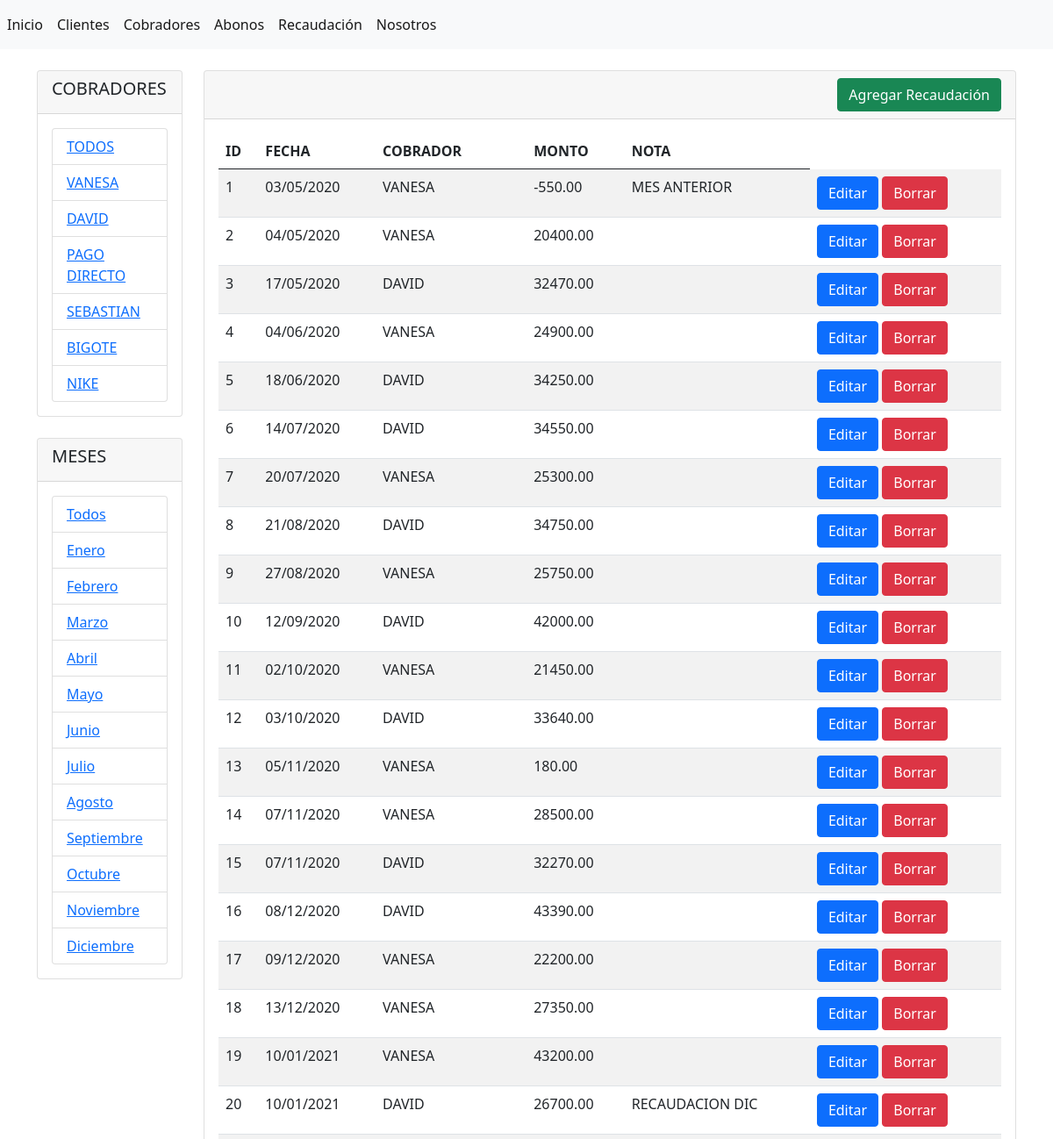
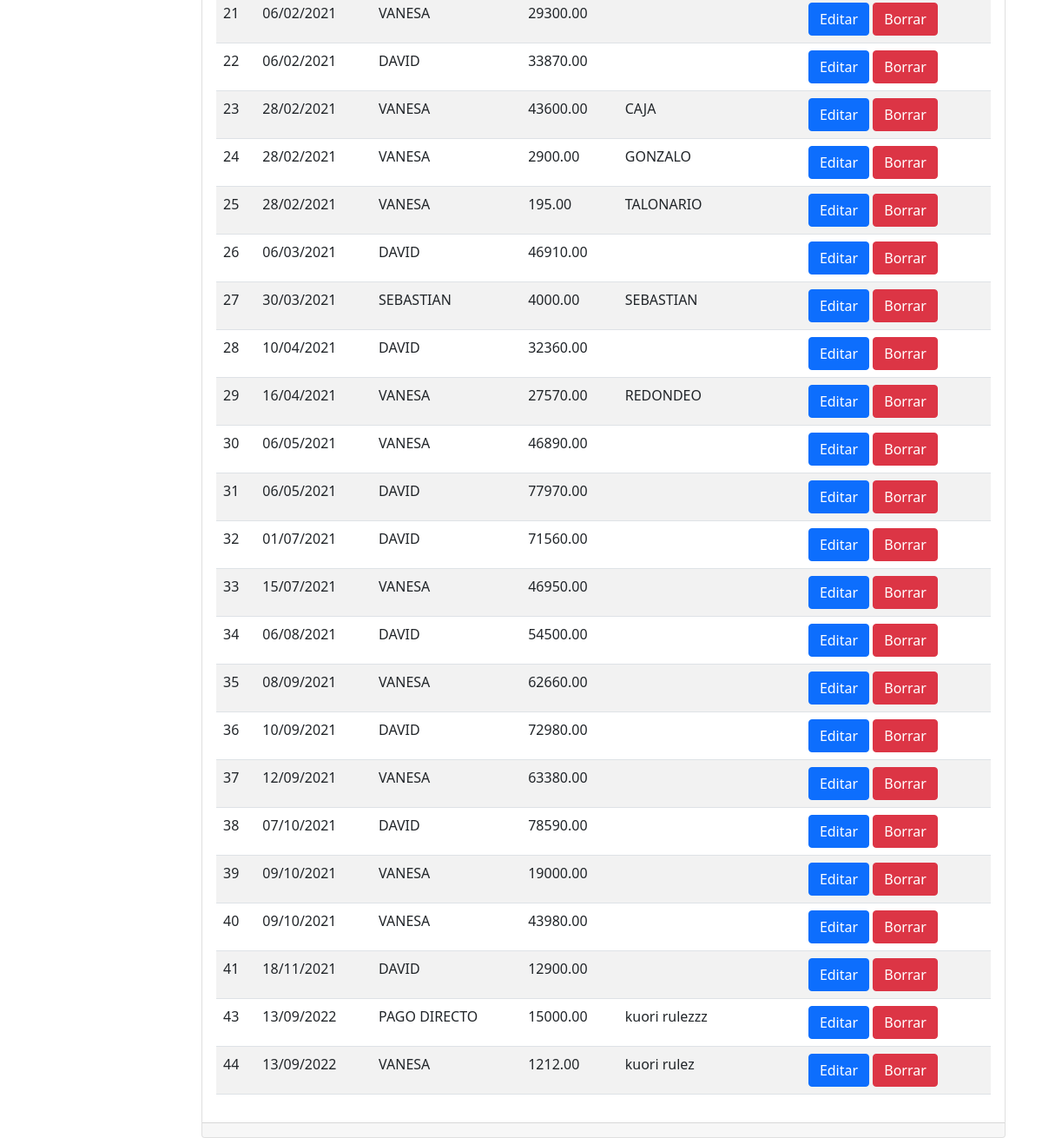
The app's page /recaudaciones/, older data (2 pictures, top to bottom).
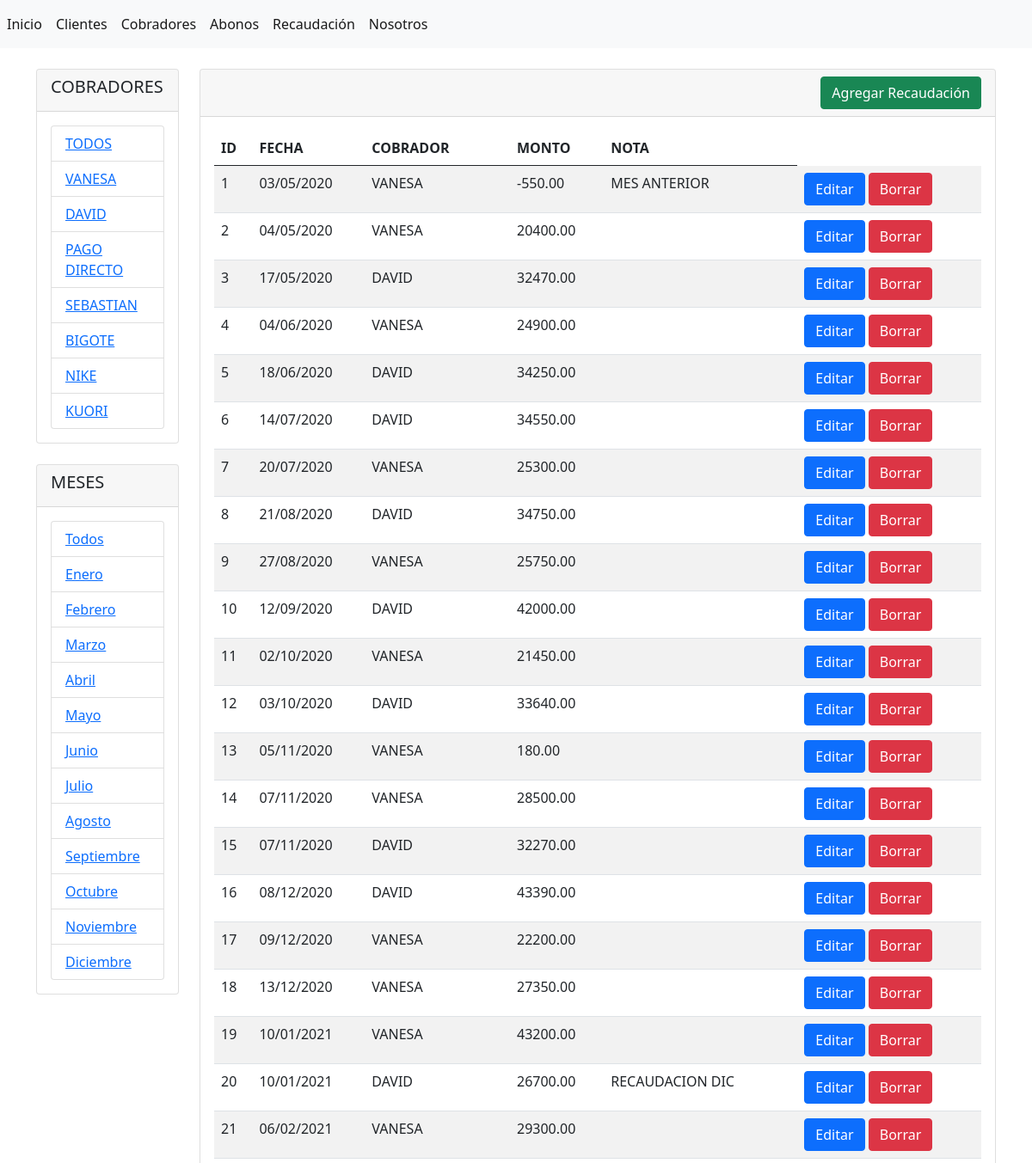
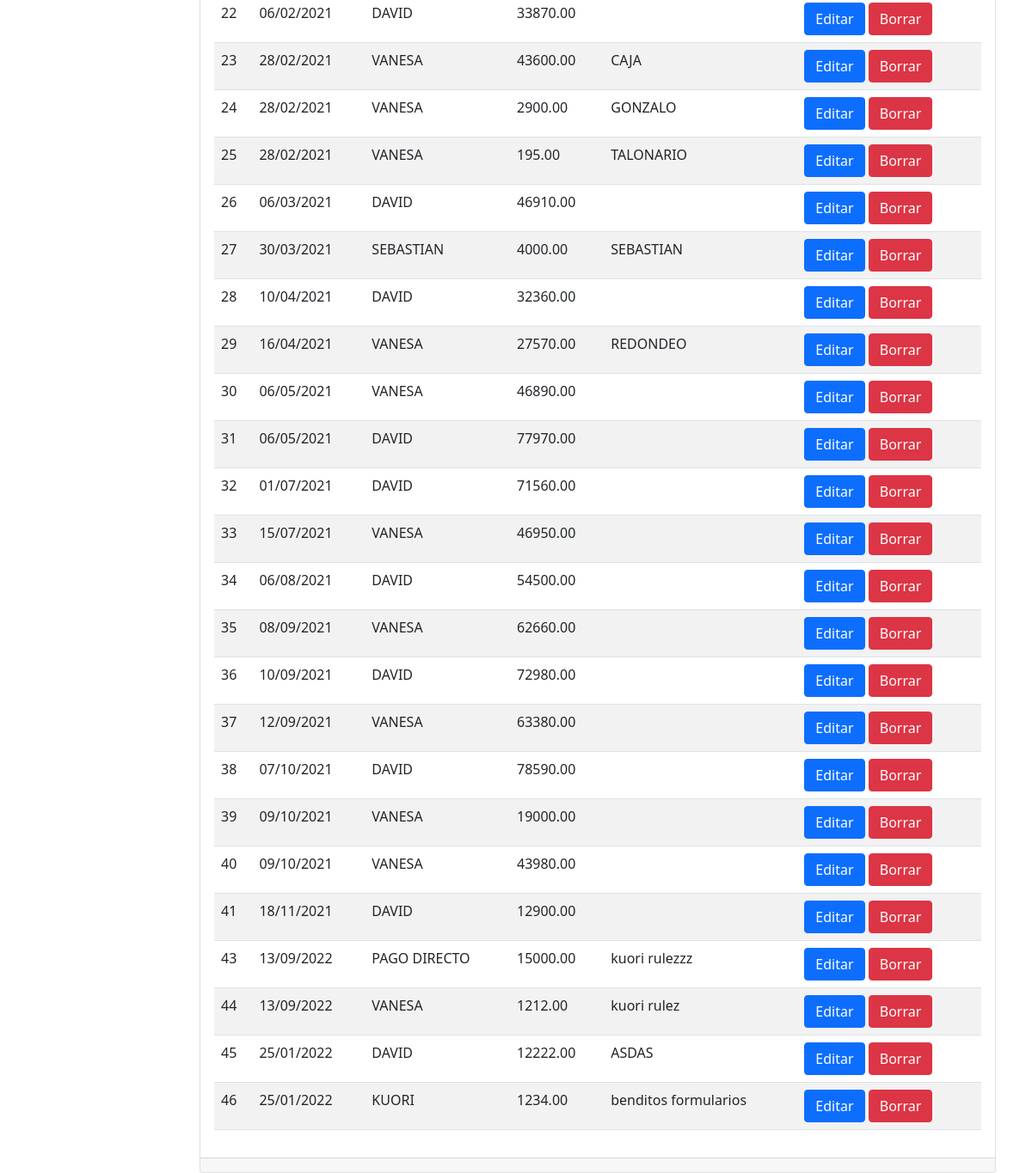
The same page, newer data (2 pictures, top to bottom).
### abonos/models.py (models this page shows, shortened)
class Cobrador(models.Model):
    nombre = models.CharField(max_length=45, verbose_name="nombre")
    creado = models.DateTimeField(auto_now_add=True)
    modificado = models.DateTimeField(auto_now=True)
    activo = models.BooleanField(default=True, verbose_name="activo")
    usuario = models.ForeignKey(User,null=True, on_delete=SET_NULL)

class Recaudacion(models.Model):
    cobrador = models.ForeignKey(
        'Cobrador',
        blank=False,
        null=True,
        on_delete=SET_NULL
        )
    fecha = models.DateField(
        blank=True,
        null=True,
        verbose_name="fecha"
        )
    monto = models.DecimalField(
        max_digits=10,
        decimal_places=2,
        default=0.00,
        verbose_name="monto"
        )
    nota = models.CharField(
        max_length=100,
        blank=True,
        verbose_name="nota"
        )

### abonos/views.py (the view)
# urls.py: path('recaudaciones/', views.recaudaciones, name='recaudaciones'),
def recaudaciones(request):
    if request.GET.get('query_cobrador') != None:
        query_cobrador = request.GET.get('query_cobrador')
        recaudaciones = Recaudacion.objects.filter(cobrador__id=query_cobrador)
    if request.GET.get('query_mes') != None:
        query_mes = request.GET.get('query_mes')
        recaudaciones = Recaudacion.objects.filter(fecha__month=query_mes)
    if request.GET.get('query_cobrador') == None and request.GET.get('query_mes') == None:
        recaudaciones = Recaudacion.objects.all()
    cobradores = Cobrador.objects.all()
    return render(request, 'recaudaciones/index.html', {'recaudaciones': recaudaciones,
    'cobradores': cobradores
    })

### abonos/templates/recaudaciones/index.html (shortened to what this page needs)
{% extends "base.html" %}
{% block sidebar %}
<div class="card">
    <div class="card-header">
        <h5>COBRADORES</h5>
    </div>
    <div class="card-body">
        <div class="list-group">
            <li class="list-group-item"><a href="{% url 'recaudaciones' %}">TODOS</a></li>
            {% for cobrador in cobradores %}
            <li class="list-group-item"><a href="{% url 'recaudaciones' %}?query_cobrador={{cobrador.id}}">{{ cobrador.nombre }}</a></li>
            {% endfor %}
        </div>
    </div>
</div>
<br>
<div class="card">
    <div class="card-header">
        <h5>MESES</h5>
    </div>
    <div class="card-body">
        <div class="list-group">
            <li class="list-group-item"><a href="{% url 'recaudaciones' %}">Todos</a></li>
            <li class="list-group-item"><a href="{% url 'recaudaciones' %}?query_mes=01">Enero</a></li>
            <li class="list-group-item"><a href="{% url 'recaudaciones' %}?query_mes=02">Febrero</a></li>
            <li class="list-group-item"><a href="{% url 'recaudaciones' %}?query_mes=03">Marzo</a></li>
            <li class="list-group-item"><a href="{% url 'recaudaciones' %}?query_mes=04">Abril</a></li>
            <li class="list-group-item"><a href="{% url 'recaudaciones' %}?query_mes=05">Mayo</a></li>
            <li class="list-group-item"><a href="{% url 'recaudaciones' %}?query_mes=06">Junio</a></li>
            <li class="list-group-item"><a href="{% url 'recaudaciones' %}?query_mes=07">Julio</a></li>
            <li class="list-group-item"><a href="{% url 'recaudaciones' %}?query_mes=08">Agosto</a></li>
            <li class="list-group-item"><a href="{% url 'recaudaciones' %}?query_mes=09">Septiembre</a></li>
            <li class="list-group-item"><a href="{% url 'recaudaciones' %}?query_mes=10">Octubre</a></li>
            <li class="list-group-item"><a href="{% url 'recaudaciones' %}?query_mes=11">Noviembre</a></li>
            <li class="list-group-item"><a href="{% url 'recaudaciones' %}?query_mes=12">Diciembre</a></li>
        </div>
    </div>
</div>
{% endblock %}
{% block contenido %}
<div class="card">
    <div class="card-header d-flex justify-content-end">
        <a name="" id="" class="btn btn-success" href="{% url 'agregar_recaudacion' %}" role="button">Agregar Recaudación</a>
    </div>
    <div class="card-body">
        <table class="table table-striped table-hover">
            <thead>
                <tr>
                    <th>ID</th>
                    <th>FECHA</th>
                    <th>COBRADOR</th>
                    <th>MONTO</th>
                    <th>NOTA</th>
                </tr>
            </thead>
            <tbody>
                {% for recaudacion in recaudaciones %}
                <tr>
                    <td>{{ recaudacion.id }}</td>
                    <td>{{ recaudacion.fecha|date:"d/m/Y" }}</td>
                    <td>{{ recaudacion.cobrador.nombre }}</td>
                    <td>{{ recaudacion.monto }}</td>
                    <td>{{ recaudacion.nota }}</td>
                    <td><a name="" id="" class="btn btn-primary" href="{% url 'editar_recaudacion' recaudacion.id%}" role="button">Editar</a>
                        <a name="" id="" class="btn btn-danger" href="{% url 'eliminar_recaudacion' recaudacion.id %}" role="button">Borrar</a></td>
                </tr>
                {% endfor %}
            </tbody>
        </table>
    </div>
    <div class="card-footer text-muted">
    </div>
</div>
{% endblock %}

### abonos/templates/base.html (shortened to what this page needs)
{% load static %}
<!doctype html>
<html lang="en">
  <head>
    <link rel="stylesheet" href="https://cdn.jsdelivr.net/npm/bootstrap@5.0.2/dist/css/bootstrap.min.css">
  </head>
  <body>
      <nav class="navbar navbar-expand navbar-light bg-light">
          <div class="nav navbar-nav">
              <a class="nav-item nav-link active" href="{% url 'inicio' %}">Inicio</a>
              <a class="nav-item nav-link active" href="{% url 'clientes' %}">Clientes</a>
              <a class="nav-item nav-link active" href="{% url 'cobradores' %}">Cobradores</a>
              <a class="nav-item nav-link active" href="{% url 'abonos' %}">Abonos</a>
              <a class="nav-item nav-link active" href="{% url 'recaudaciones' %}">Recaudación</a>
              <a class="nav-item nav-link active" href="{% url 'nosotros' %}">Nosotros</a>
          </div>
      </nav>
      <div class="container">
          <div class="row">
            <div class="col-2">
              <br/>
              {% block sidebar %}  {% endblock %}
            </div>
            <div class="col-10">
              <br/>
              {% block contenido %}  {% endblock %}
            </div>
          </div>
      </div>
  </body>
</html>

Row changes from the older to the newer data that the page shows:
added Cobrador: nombre "KUORI"
added Recaudacion: id "45", fecha "25/01/2022", cobrador.nombre "DAVID", monto "12222.00", nota "ASDAS"
added Recaudacion: id "46", fecha "25/01/2022", cobrador.nombre "KUORI", monto "1234.00", nota "benditos formularios"
